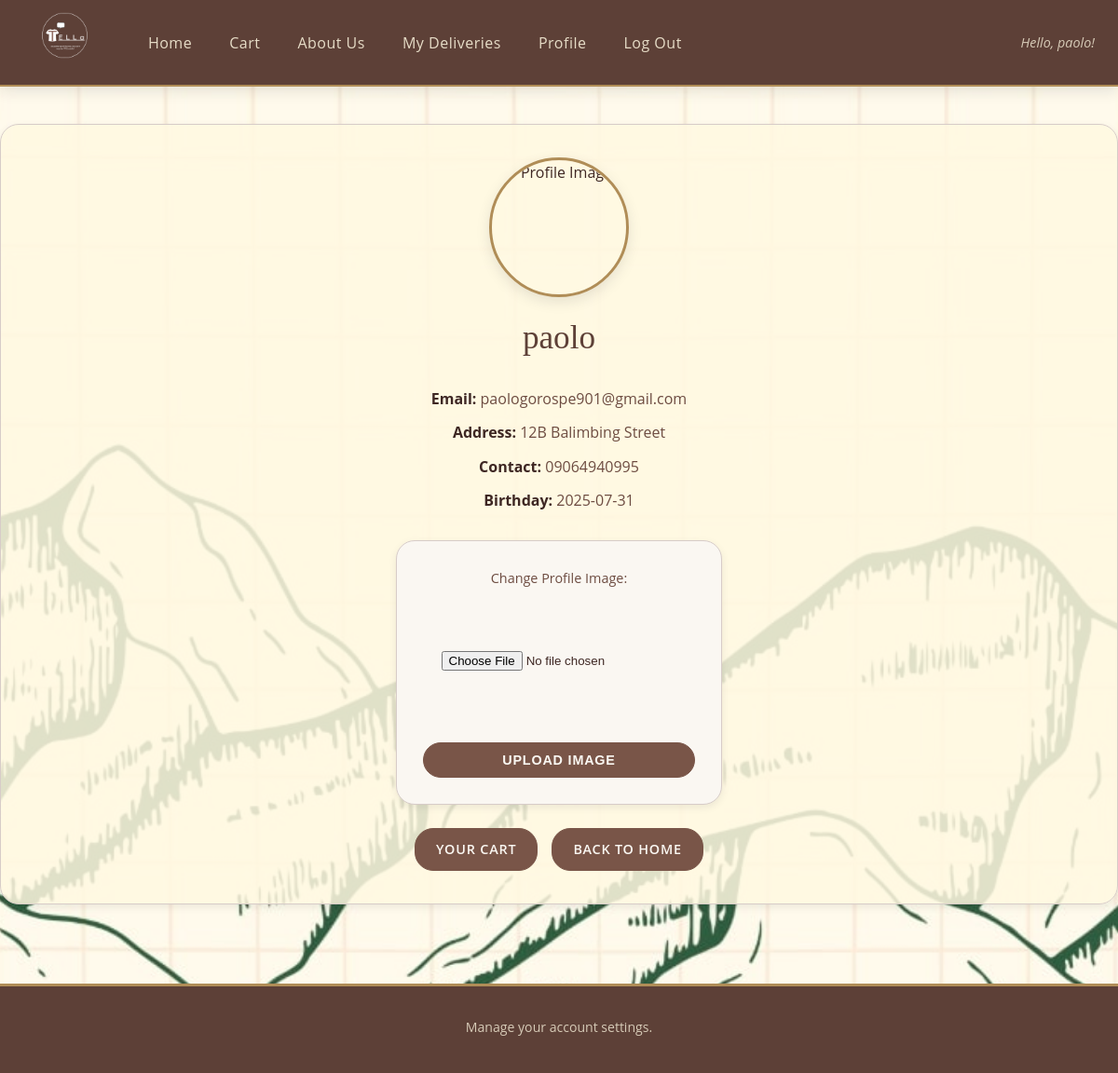
Screenshot of /profile.php (signed in) with the database file from the repository.
### tables this page shows
CREATE TABLE `users` (
  `id` int(11) NOT NULL,
  `username` varchar(50) NOT NULL,
  `password` varchar(100) NOT NULL,
  `email` varchar(100) DEFAULT NULL,
  `address` varchar(150) DEFAULT NULL,
  `contact` varchar(50) DEFAULT NULL,
  `birthday` date DEFAULT NULL,
  `profile_image` varchar(150) DEFAULT NULL,
  `created_at` timestamp NOT NULL DEFAULT current_timestamp(),
  `firstname` varchar(50) DEFAULT NULL,
  `lastname` varchar(50) DEFAULT NULL,
  `region` varchar(100) DEFAULT NULL,
  `province` varchar(100) DEFAULT NULL,
  `city` varchar(100) DEFAULT NULL,
  `barangay` varchar(100) DEFAULT NULL,
  `blocked` tinyint(1) NOT NULL DEFAULT 0
);

### profile.php (the view, shortened to what this page needs)
<?php
$username = $_SESSION['username'];
$mysqli = new mysqli('localhost', 'root', '', 'onlinestore');
$stmt = $mysqli->prepare("SELECT username, email, address, contact, birthday, profile_image FROM users WHERE username=?");
$stmt->bind_param("s", $username);
$stmt->execute();
$result = $stmt->get_result();
if ($result->num_rows === 1) {
    $user = $result->fetch_assoc();
} else {
    $user = $_SESSION['user_data'];
}
$profileImage = $user['profile_image'] ?? 'images/default_profile.png';
?>
<!DOCTYPE html>
<html lang="en">
<head>
    <link rel="stylesheet" href="style.css">
</head>
<body>
    <?php include 'header.php';  ?>
    <main class="container profile-container">
        <img src="<?= htmlspecialchars($profileImage) ?>" alt="Profile Image" class="profile-image">
        <h2><?= htmlspecialchars($user['username']) ?></h2>
        <p><strong>Email:</strong> <?= htmlspecialchars($user['email']) ?></p>
        <p><strong>Address:</strong> <?= htmlspecialchars($user['address']) ?></p>
        <p><strong>Contact:</strong> <?= htmlspecialchars($user['contact']) ?></p>
        <p><strong>Birthday:</strong> <?= htmlspecialchars($user['birthday']) ?></p>
        <form method="POST" enctype="multipart/form-data" action="profile.php">
            <label for="profile_image">Change Profile Image:</label><br>
            <input type="file" name="profile_image" id="profile_image" accept="image/*" required>
            <br><button type="submit" class="button">Upload Image</button>
        </form>
        <div class="button-group">
            <a href="cart.php" class="button">Your Cart</a>
             <a href="home.php" class="button">Back to Home</a>
        </div>
    </main>
    <footer>
        <p>Manage your account settings.</p>
    </footer>
</body>
</html>

### style.css (style rules this page uses)
:root { --kf-primary-brown: #5D4037; --kf-secondary-brown: #795548; --kf-light-beige: #F5F5DC; --kf-cream: #FFF8E1; --kf-off-white: #FAF7F2; --kf-gold: #B08D57; --kf-muted-green: #687A61; --kf-dark-green: #384a3e; --kf-terracotta: #A1662F; --kf-text-dark: #3E2723; --kf-text-medium: #6D4C41; --kf-text-light: #A1887F; --kf-border-color: #D7CCC8; --kf-shadow-soft: 0 3px 8px rgba(0, 0, 0, 0.08); --kf-shadow-medium: 0 5px 15px rgba(0, 0, 0, 0.1); --kf-font-serif-headings: 'Cormorant Garamond', 'Lora', 'Georgia', serif; --kf-font-sans-body: ' Lato', 'Open Sans','Helvetica Neue', Arial, sans-serif; --kf-font-script-accent: 'Dancing Script', 'Parisienne', cursive; --kf-border-radius: 20px; --kf-transition-smooth: all 0.3s ease-in-out; }
* { margin: 0; padding: 0; box-sizing: border-box; }
html { scroll-behavior: smooth; font-size: 16px; }
body { font-family: var(--kf-font-sans-body); line-height: 1.65; color: var(--kf-text-dark); background-color: var(--kf-light-beige); background-image: url('image/background.jpg'); background-size: cover; background-repeat: no-repeat; background-position: center center; background-attachment: fixed; min-height: 100vh; display: flex; flex-direction: column; -webkit-font-smoothing: antialiased; -moz-osx-font-smoothing: grayscale; }
main.container { max-width: 1280px; width: 100%; margin: 40px auto; padding: 35px 40px; background-color: rgba(255, 248, 225, 0.85); border-radius: var(--kf-border-radius); box-shadow: var(--kf-shadow-soft); border: 1px solid var(--kf-border-color); flex-grow: 1; }
h1, h2, h3, h4, h5, h6 { color: var(--kf-text-dark); line-height: 1.35; }
h2 { font-family: var(--kf-font-serif-headings); font-size: 2.2rem; margin-bottom: 28px; text-align: center; font-weight: 500; color: var(--kf-primary-brown); }
form { display: flex; flex-direction: column; gap: 18px; max-width: 520px; margin: 25px auto; padding: 28px; background-color: var(--kf-off-white); border-radius: var(--kf-border-radius); border: 1px solid var(--kf-border-color); box-shadow: var(--kf-shadow-soft); }
form label { font-weight: 500; color: var(--kf-text-medium); margin-bottom: 3px; display: block; font-size: 0.9rem; }
.button, button.button { display: inline-block; padding: 10px 22px; background-color: var(--kf-secondary-brown); color: var(--kf-off-white); border: 1px solid var(--kf-secondary-brown); border-radius: var(--kf-border-radius); cursor: pointer; font-size: 0.9rem; font-weight: 600; text-decoration: none; text-align: center; transition: var(--kf-transition-smooth); text-transform: uppercase; letter-spacing: 0.8px; }
.button-group { display: flex; justify-content: center; gap: 15px; margin-top: 22px; flex-wrap: wrap; }
.profile-container { text-align: center; }
.profile-image { width: 150px; height: 150px; border-radius: 50%; object-fit: cover; margin-bottom: 20px; margin-left: auto; margin-right: auto; display: block; border: 3px solid var(--kf-gold); box-shadow: var(--kf-shadow-medium); }
.profile-container p { margin-bottom: 10px; font-size: 1rem; color: var(--kf-text-medium); }
.profile-container p strong { color: var(--kf-text-dark); }
.profile-container form { max-width: 350px; margin-top: 30px; margin-left: auto; margin-right: auto; }
input[type="file"] { margin-bottom: 15px; display: block; margin-left: auto; margin-right: auto; }
footer { background-color: var(--kf-primary-brown); color: rgba(255, 248, 225, 0.75); text-align: center; padding: 2rem 0; margin-top: 45px; font-size: 0.88rem; border-top: 3px solid var(--kf-gold); }
footer p { margin-bottom: 6px; }

### rows the page displays
users: username "paolo", email "paologorospe901@gmail.com", address "12B Balimbing Street", contact "09064940995", birthday "2025-07-31"

### other values shown
$_SESSION['username'] "paolo"
